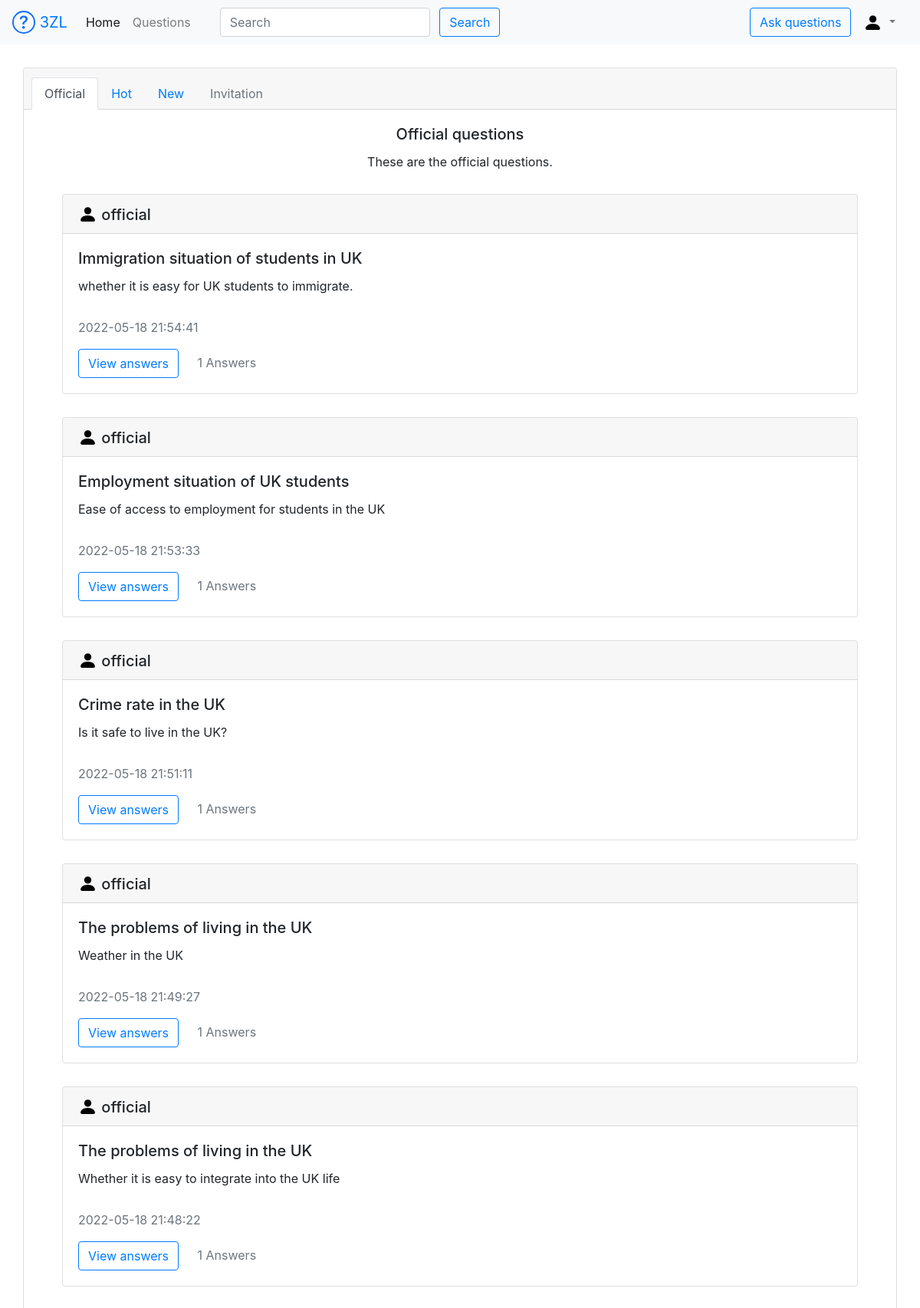
The app's page /questions/official with its own data.
### appdir/models.py (models this page shows, shortened)
class User(db.Model):
    id = db.Column(db.Integer, primary_key=True)
    username = db.Column(db.String(64), index=True, unique=True)
    email = db.Column(db.String(120), index=True, unique=True)
    original_password = db.Column(db.String(128))
    password_hash = db.Column(db.String(128))
    invitation_code = db.Column(db.String(32))
    status = db.Column(db.Integer)

class Question(db.Model):
    id = db.Column(db.Integer, primary_key=True)
    title = db.Column(db.String(100), index=True)
    description = db.Column(db.String(300), index=True)
    datetime = db.Column(db.DateTime)
    user_id = db.Column(db.Integer, db.ForeignKey('user.id'))
    type = db.Column(db.Integer)
    status = db.Column(db.Integer)

### appdir/routes.py (the view, shortened to what this page needs)
@app.route('/questions/<type>', methods=['GET', 'POST'])
def questions(type):
    question_form = QuestionForm()
    invites_in_db = Invite.query.filter(Invite.invitee_id == session.get('USERID'))
    invite_question_ids = []
    for invite in invites_in_db:
        invite_question_ids.append(invite.question_id)
    questions_in_db = Question.query.all()
    my_questions = []
    for question in questions_in_db:
        if question.status != 0:
            continue
        user = User.query.filter(User.id == question.user_id).first()
        answers_in_db = Answer.query.filter(Answer.question_id == question.id)
        new_question = {
            'id': question.id,
            'username': user.username,
            'title': question.title,
            'description': question.description,
            'answers': answers_in_db.count(),
            'time': question.datetime.strftime("%Y-%m-%d %H:%M:%S"),
            "type": question.type
        }
        if type == 'invitation':
            if question.id in invite_question_ids:
                my_questions.append(new_question)
        else:
            my_questions.append(new_question)
    if question_form.validate_on_submit():
        return validate_question(question_form)
    if type == "official":
        my_questions = [q for q in my_questions if q["type"] == 1]
        my_questions = sorted(my_questions, key=lambda keys: keys['answers'])
        my_questions.reverse()
        return render_template('official.html', username=session.get('USERNAME'), question_form=question_form,
                               questions=my_questions)

### appdir/forms.py
class QuestionForm(FlaskForm):
    title = StringField('Title', validators=[DataRequired()],
                        render_kw={'class': 'form-control', 'id': 'question-title'})
    description = TextAreaField('Description', validators=[DataRequired()],
                                render_kw={'class': 'form-control', 'id': 'question-des'})
    submit = SubmitField('Post', render_kw={'class': 'btn btn-outline-primary', 'id': 'submit-question'})

### appdir/templates/official.html (shortened to what this page needs)
{% extends 'base.html' %}
{% block content %}
    <div class="card text-center">
        <div class="card-header">
            <ul class="nav nav-tabs card-header-tabs">
                <li class="nav-item">
                    <a class="nav-link active" href="{{ url_for('questions',type='official') }}">Official</a>
                </li>
                <li class="nav-item">
                    <a class="nav-link" href="{{ url_for('questions',type='hot') }}">Hot</a>
                </li>
                <li class="nav-item">
                    <a class="nav-link" href="{{ url_for('questions',type='new') }}">New</a>
                </li>
                <li class="nav-item">
                    {% if username %}
                        <a class="nav-link" href="{{ url_for('questions',type='invitation') }}">Invitation</a>
                    {% else %}
                        <a class="nav-link disabled" href="#">Invitation</a>
                    {% endif %}
                </li>
            </ul>
        </div>
        <div class="card-body">
            <h5 class="card-title">Official questions</h5>
            <p class="card-text">These are the official questions.</p>
            {% for question in questions %}
                <div class="card text-left">
                    <h5 class="card-header">
                        <img src="../static/image/bootstrap-icon/person-fill.svg" width="25" height="25"
                             class="d-inline-block align-middle"
                             alt="" loading="lazy">
                        <span class="align-middle">{{ question.username }}</span>
                    </h5>
                    <div class="card-body">
                        <h5 class="card-title">{{ question.title }}</h5>
                        <p class="card-text">{{ question.description }}</p>
                        <div id="my-div">
                            <p class="card-text text-muted">{{ question.time }}</p>
                            {% if username %}
                                <a href="/question{{ question.id }}" class="btn btn-outline-primary">View answers</a>
                            {% else %}
                                <a href="/login" class="btn btn-outline-primary">View answers</a>
                            {% endif %}
                            <span class="card-text info text-muted">{{ question.answers }} Answers</span>
                        </div>
                    </div>
                </div>
            {% endfor %}
        </div>
    </div>
{% endblock %}

### appdir/templates/official.html (style rules this page uses)
.card { margin: 30px; }
.info { margin-left: 20px; }
#my-div { margin-top: 30px; }

### records on screen
User: username "official" "official" "official" "official" "official"
Question: title "Immigration situation of students in UK", description "whether it is easy for UK students to immigrate."
Question: title "Employment situation of UK students", description "Ease of access to employment for students in the UK"
Question: title "Crime rate in the UK", description "Is it safe to live in the UK?"
Question: title "The problems of living in the UK", description "Weather in the UK"
Question: title "The problems of living in the UK", description "Whether it is easy to integrate into the UK life"

### other values on screen
{{ question.time }} "2022-05-18 21:54:41" "2022-05-18 21:53:33" "2022-05-18 21:51:11" "2022-05-18 21:49:27" "2022-05-18 21:48:22"
{{ question.answers }} "1" "1" "1" "1" "1"
